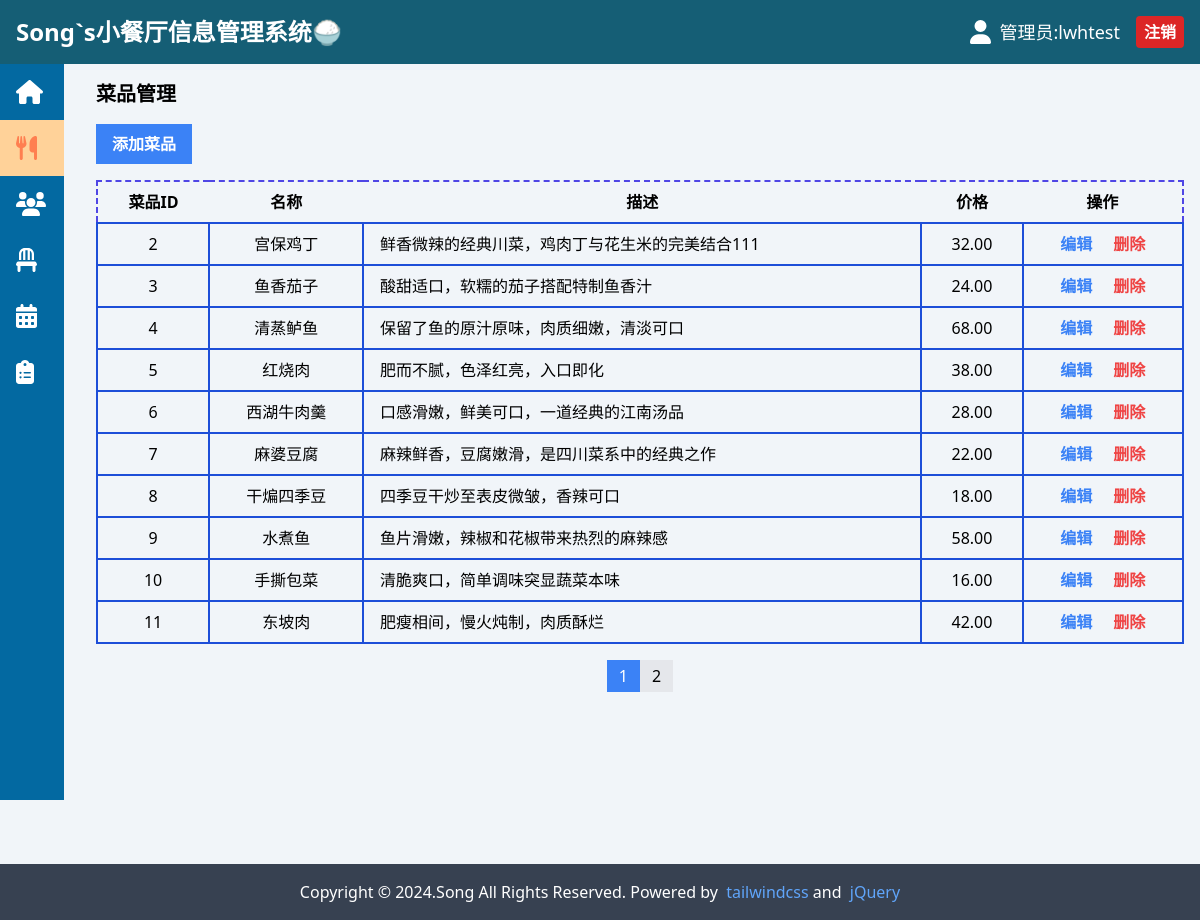
The page /admin/dishes.php (signed in) on the database its author committed.
### tables this page shows
CREATE TABLE `dishes`  (
  `DishID` int(11) NOT NULL AUTO_INCREMENT,
  `Name` varchar(100) NULL DEFAULT NULL,
  `Description` text NULL,
  `Price` decimal(10, 2) NULL DEFAULT NULL,
  PRIMARY KEY (`DishID`) USING BTREE
);

### admin/dishes.php (the view, shortened to what this page needs)
<?php
require_once 'DBconn/database.php';
$items_per_page = 10;
$page = isset($_GET['page']) ? intval($_GET['page']) : 1;
$offset = ($page - 1) * $items_per_page;
$query = "SELECT * FROM Dishes LIMIT $items_per_page OFFSET $offset";
$result = mysqli_query($conn, $query);
$total_query = "SELECT COUNT(*) as total FROM Dishes";
$total_result = mysqli_query($conn, $total_query);
$total_row = mysqli_fetch_assoc($total_result);
$total_items = $total_row['total'];
$total_pages = ceil($total_items / $items_per_page);
?>
<!DOCTYPE html>
<html lang="zh-CN">
<head>
    <link rel="stylesheet" href="/static/css/biulded_all.css">
    <link rel="stylesheet" href="/static/css/fontawesome.min.css">
</head>
<body class="bg-slate-100">
    <?php include 'component/topbar.php'; ?>
    <div class="flex">
        <?php include 'component/sidebar.php'; ?>
        <div class="flex-1 ml-20 p-4 min-h-screen">
            <h1 class="text-xl font-bold mb-4">菜品管理</h1>
            <button id="add-dish-button" class="bg-blue-500 text-white px-4 py-2 mb-4 font-bold">添加菜品</button>
            <table class="table-auto w-full mb-4 border-dashed border-2 border-indigo-600" id="dishes-table">
                <thead>
                    <tr>
                        <th class="px-4 py-2">菜品ID</th>
                        <th class="px-4 py-2">名称</th>
                        <th class="px-4 py-2">描述</th>
                        <th class="px-4 py-2">价格</th>
                        <th class="px-4 py-2">操作</th>
                    </tr>
                </thead>
                <tbody>
                    <?php while ($row = mysqli_fetch_assoc($result)) { ?>
                        <tr data-dish-id="<?php echo $row['DishID']; ?>">
                            <td class="border px-4 py-2 text-center border-2 border-blue-700"><?php echo $row['DishID']; ?></td>
                            <td class="border px-4 py-2 text-center border-2 border-blue-700"><?php echo $row['Name']; ?></td>
                            <td class="border px-4 py-2 border-2 border-blue-700"><?php echo $row['Description']; ?></td>
                            <td class="border px-4 py-2 text-center border-2 border-blue-700"><?php echo $row['Price']; ?></td>
                            <td class="border px-4 py-2 text-center border-2 border-blue-700">
                                <button class="text-blue-500 edit-dish font-bold">编辑</button>
                                <button class="text-red-500 delete-dish font-bold">删除</button>
                            </td>
                        </tr>
                    <?php } ?>
                </tbody>
            </table>
            <div class="pagination flex justify-center">
                <?php for ($i = 1; $i <= $total_pages; $i++) { ?>
                    <a href="#" class="page-link px-3 py-1 <?php echo $i == $page ? 'bg-blue-500 text-white' : 'bg-gray-200'; ?>" data-page="<?php echo $i; ?>"><?php echo $i; ?></a>
                <?php } ?>
            </div>
        </div>
    </div>
    <?php include 'component/footer.php'; ?>
</body>
</html>

### static/css/biulded_all.css (style rules this page uses)
html, :host { line-height: 1.5; -webkit-text-size-adjust: 100%; -moz-tab-size: 4; -o-tab-size: 4; tab-size: 4; font-family: ui-sans-serif, system-ui, sans-serif, "Apple Color Emoji", "Segoe UI Emoji", "Segoe UI Symbol", "Noto Color Emoji"; font-feature-settings: normal; font-variation-settings: normal; -webkit-tap-highlight-color: transparent; }
body { margin: 0; line-height: inherit; }
h1, h2, h3, h4, h5, h6 { font-size: inherit; font-weight: inherit; }
a { color: inherit; text-decoration: inherit; }
table { text-indent: 0; border-color: inherit; border-collapse: collapse; }
button, input, optgroup, select, textarea { font-family: inherit; font-feature-settings: inherit; font-variation-settings: inherit; font-size: 100%; font-weight: inherit; line-height: inherit; letter-spacing: inherit; color: inherit; margin: 0; padding: 0; }
button, select { text-transform: none; }
button, input:where([type='button']), input:where([type='reset']), input:where([type='submit']) { -webkit-appearance: button; background-color: transparent; background-image: none; }
blockquote, dl, dd, h1, h2, h3, h4, h5, h6, hr, figure, p, pre { margin: 0; }
button, [role="button"] { cursor: pointer; }
.mb-4 { margin-bottom: 1rem; }
.ml-20 { margin-left: 5rem; }
.flex { display: flex; }
.min-h-screen { min-height: 100vh; }
.w-full { width: 100%; }
.flex-1 { flex: 1 1 0%; }
.table-auto { table-layout: auto; }
.justify-center { justify-content: center; }
.border { border-width: 1px; }
.border-2 { border-width: 2px; }
.border-dashed { border-style: dashed; }
.border-blue-700 { --tw-border-opacity: 1; border-color: rgb(29 78 216 / var(--tw-border-opacity)); }
.border-indigo-600 { --tw-border-opacity: 1; border-color: rgb(79 70 229 / var(--tw-border-opacity)); }
.bg-blue-500 { --tw-bg-opacity: 1; background-color: rgb(59 130 246 / var(--tw-bg-opacity)); }
.bg-gray-200 { --tw-bg-opacity: 1; background-color: rgb(229 231 235 / var(--tw-bg-opacity)); }
.bg-slate-100 { --tw-bg-opacity: 1; background-color: rgb(241 245 249 / var(--tw-bg-opacity)); }
.p-4 { padding: 1rem; }
.px-3 { padding-left: 0.75rem; padding-right: 0.75rem; }
.px-4 { padding-left: 1rem; padding-right: 1rem; }
.py-1 { padding-top: 0.25rem; padding-bottom: 0.25rem; }
.py-2 { padding-top: 0.5rem; padding-bottom: 0.5rem; }
.text-center { text-align: center; }
.text-xl { font-size: 1.25rem; line-height: 1.75rem; }
.font-bold { font-weight: 700; }
.text-blue-500 { --tw-text-opacity: 1; color: rgb(59 130 246 / var(--tw-text-opacity)); }
.text-red-500 { --tw-text-opacity: 1; color: rgb(239 68 68 / var(--tw-text-opacity)); }
.text-white { --tw-text-opacity: 1; color: rgb(255 255 255 / var(--tw-text-opacity)); }

### rows shown on the page
dishes: DishID "2", Name "宫保鸡丁", Description "鲜香微辣的经典川菜，鸡肉丁与花生米的完美结合111", Price "32.00"
dishes: DishID "3", Name "鱼香茄子", Description "酸甜适口，软糯的茄子搭配特制鱼香汁", Price "24.00"
dishes: DishID "4", Name "清蒸鲈鱼", Description "保留了鱼的原汁原味，肉质细嫩，清淡可口", Price "68.00"
dishes: DishID "5", Name "红烧肉", Description "肥而不腻，色泽红亮，入口即化", Price "38.00"
dishes: DishID "6", Name "西湖牛肉羹", Description "口感滑嫩，鲜美可口，一道经典的江南汤品", Price "28.00"
dishes: DishID "7", Name "麻婆豆腐", Description "麻辣鲜香，豆腐嫩滑，是四川菜系中的经典之作", Price "22.00"
dishes: DishID "8", Name "干煸四季豆", Description "四季豆干炒至表皮微皱，香辣可口", Price "18.00"
dishes: DishID "9", Name "水煮鱼", Description "鱼片滑嫩，辣椒和花椒带来热烈的麻辣感", Price "58.00"
dishes: DishID "10", Name "手撕包菜", Description "清脆爽口，简单调味突显蔬菜本味", Price "16.00"
dishes: DishID "11", Name "东坡肉", Description "肥瘦相间，慢火炖制，肉质酥烂", Price "42.00"

### other values the page prints
$_SESSION['admin'] "lwhtest"
